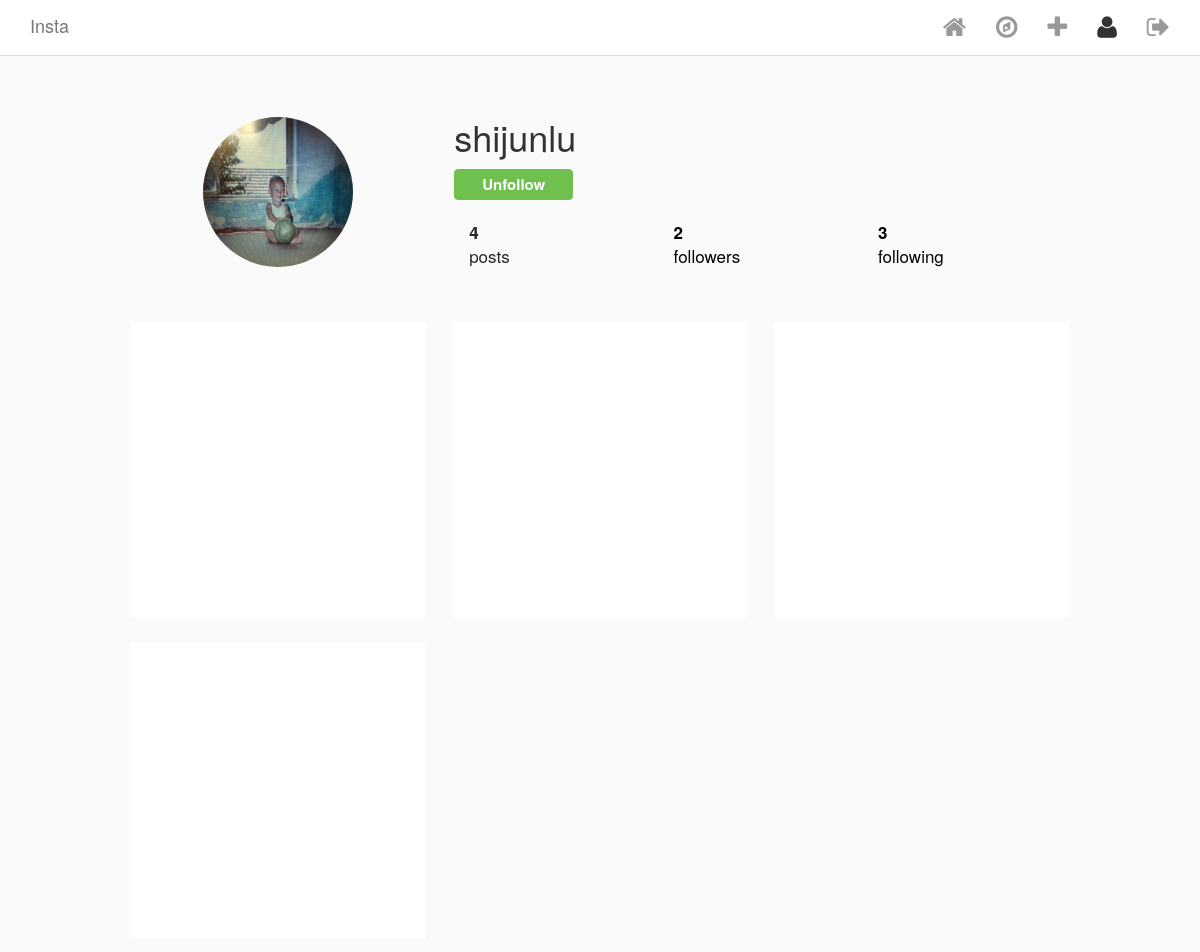
The page /user/1/ (signed in) on the database its author committed.
### Insta/models.py (models this page shows, shortened)
class InstaUser(AbstractUser):
    profile_pic = ProcessedImageField(
        upload_to ='static/images/profiles',
        format = 'JPEG',
        options = {'quality': 100},
        blank = True,
        null = True
        )
    def get_connections(self):
        connections = UserConnection.objects.filter(creator=self)
        return connections
    def get_followers(self):
        followers = UserConnection.objects.filter(following=self)
        return followers

class Post(models.Model):
    author = models.ForeignKey(
        InstaUser,
        on_delete = models.CASCADE,
        related_name='my_posts',
        blank = True,
        null = True,
    )
    title = models.TextField(blank = True, null = True)
    image = ProcessedImageField(
        upload_to ='static/images/posts',
        format = 'JPEG',
        options = {'quality': 100},
        blank = True,
        null = True
        )
    posted_on = models.DateTimeField(
        auto_now_add=True,
        editable = False,
        blank = True,
        null = True
    )
    def get_like_count(self):
        return self.likes.count()
    def get_comment_count(self):
        return self.comments.count()
    class Meta:
        ordering = ['-posted_on']

### Insta/views.py (the view)
# urls.py: path('user/<int:pk>/', UserDetailView.as_view(), name = 'user_detail'),
class UserDetailView(LoginRequiredMixin, DetailView):
    model = InstaUser
    template_name = 'user_detail.html'
    login_url = 'login'

### Insta/templatetags/custom_tags.py (called while the page is built)
@register.simple_tag
def is_following(current_user, background_user):
    return background_user.get_followers().filter(creator=current_user).exists()

@register.simple_tag(takes_context=True)
def active(context, pattern_or_urlname):
    try:
        pattern = reverse(pattern_or_urlname)
    except NoReverseMatch:
        pattern = pattern_or_urlname
    path = context['request'].path
    if re.search(pattern, path):
        return 'active'
    return ''

### templates/user_detail.html (shortened to what this page needs)
{% extends 'base.html' %}
{% load custom_tags %}
{% block content %}
<div class="profile">
    <div class="profile__head">
        <div class="row">
            <div class="col-xs-4 left">
                {% if object.profile_pic %}
                    <img class="picture-circle" src="/{{object.profile_pic}}">
                {% endif %}
            </div>
            <div class="col-xs-8 right">
                <div class="name-buttons">
                    <h1 class="username">{{ object.username }}</h1>
                    {% if user == object %}
                        <a class="edit-desktop" href="{% url 'edit_profile' object.pk %}">
                            <button class="edit-profile">Edit Profile</button>
                        </a>
                    {% else %}
                        {% is_following user object as following %}
                        <div class="follow-toggle__container">
                            <button class="btn btn-primary {% if not following %}follow-user{% else %}unfollow-user{% endif %}" id="{{ object.pk }}">
                                {% if following %}
                                    Unfollow
                                {% else %}
                                    Follow
                                {% endif %}
                            </button>
                        </div>
                    {% endif %}
                </div>
                <div>
                    <ul class="stats">
                        <div class="col-xs-4"><li class="stats__count"><span>{{ object.my_posts.count }}</span><br> posts</li></div>
                        <div class="col-xs-4"><a href="/" style="text-decoration: none; color: black;"><li class="stats__count"><span class="follower_count" id="follower_id">{{ object.get_followers.count }}</span><br> followers</li></a></div>
                        <div class="col-xs-4"><a href="/" style="text-decoration: none; color: black;"><li class="stats__count"><span>{{ object.get_connections.count }}</span><br> following</li></a></div>
                    </ul>
                </div>
            </div>
        </div>
    </div>
    <div class="profile__body">
        <div class="row">
        {% for post in object.my_posts.all %}
            <div class="col-xs-4">
                <div class="picture-square" style="background-image: url(http://{{ request.META.HTTP_HOST }}/{{ post.image.url }}); background-size: contain;">
                </div>
            </div>
        {% endfor %}
        </div>
    </div>
</div>
{% endblock content %}

### static/css/style.css (style rules this page uses)
.unfollow-user, .follow-user, .generic-button { font-weight: bold; font-size: 15px; outline: none; }
.unfollow-user { background-color: #70c050; border-color: #70c050; padding: 4px 27px; }
html { height: 100%; }
body { min-height: 100%; background-color: #fafafa; }
.picture-circle, .picture-circle--medium, .picture-circle--small { border-radius: 100%; width: 150px; height: 150px; }
.picture-square { position: relative; background-repeat: no-repeat; background-position: center center; background-color: #fff; cursor: pointer; }
.picture-square:after { content: ""; display: block; padding-bottom: 100%; }
.profile { max-width: 975px; padding: 60px 20px 0; margin: 0 auto; }
.profile__head { margin-bottom: 40px; }
.profile__head .left { text-align: center; }
.profile__head h1, .profile__head .edit-profile, .profile__head .options-bubble { vertical-align: middle; }
.profile__head h1 { display: inline-block; margin: 0; }
.profile__head .name-buttons { margin-bottom: 20px; }
.profile__body > .row > .col-xs-4 { padding: 13px; }
.profile .follow-toggle__container { margin-top: 12px; }
.stats { list-style: none; margin: 0; margin-bottom: 20px; padding: 0; }
.stats > * { font-size: 17px; color: #262626; }
.stats .stats__count { display: inline-block; margin-right: 40px; }
.stats .stats__count span { font-weight: bold; }

### rows shown on the page
InstaUser: profile_pic (picture), username "shijunlu", my_posts.count "4", get_followers.count "2", get_connections.count "3"
